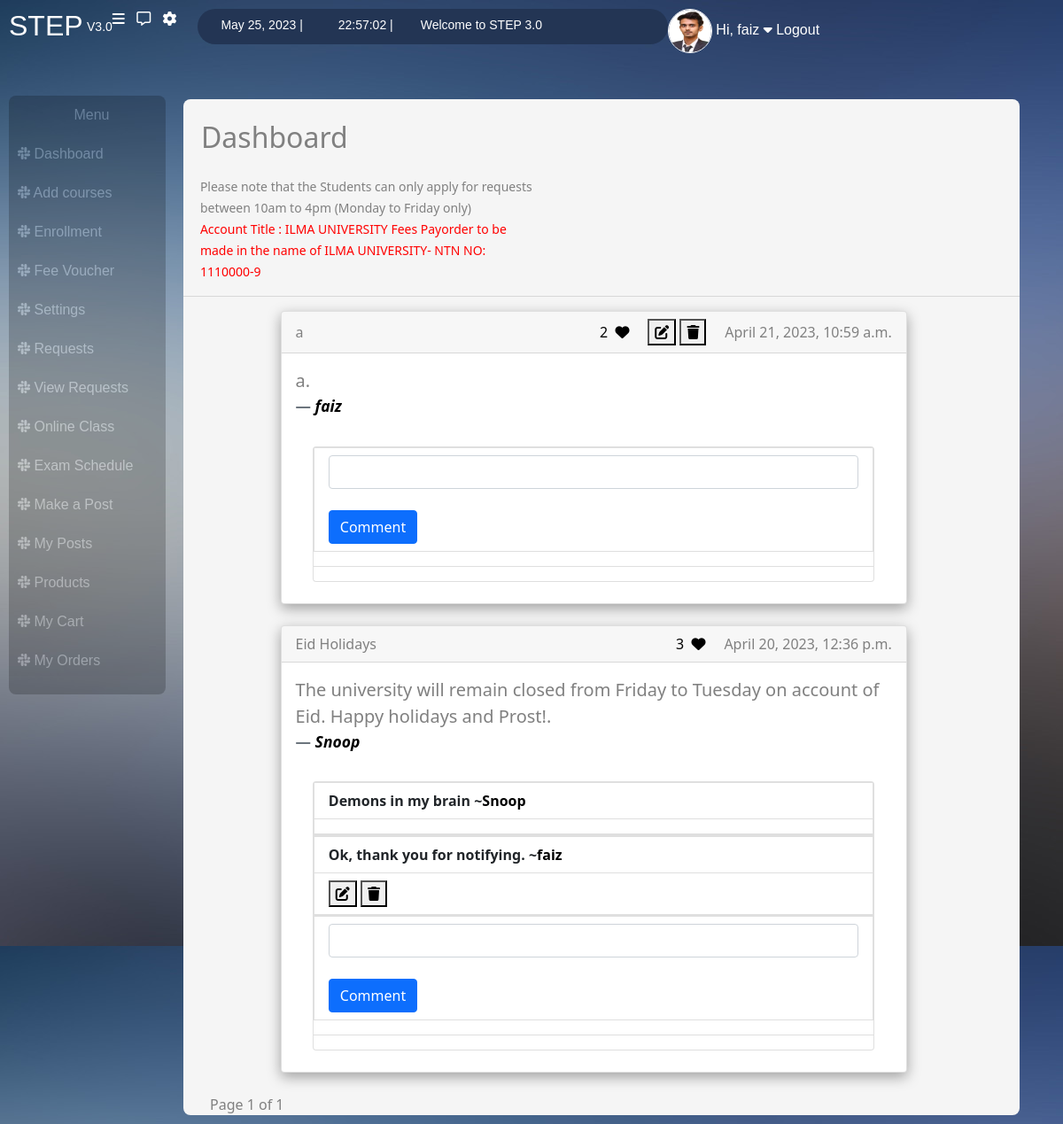
Page /dashboard/ (signed in) on the earlier database version.
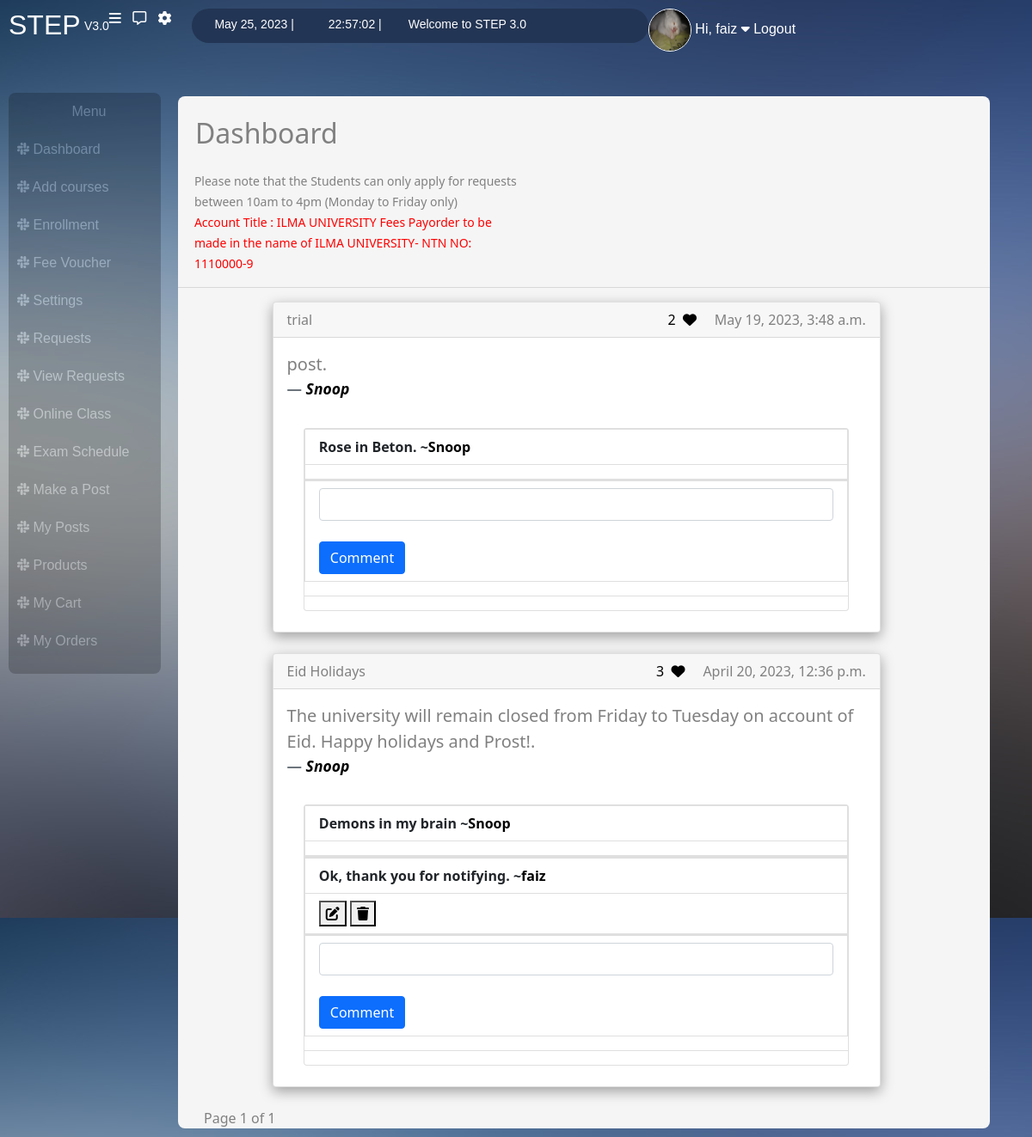
Same page on the later database version.
### users/models.py (models this page shows, shortened)
class UserInfo(models.Model):
    user = models.ForeignKey(User, on_delete=models.CASCADE)
    degree_title = models.CharField(max_length=20, blank=True, default='bscs')
    address = models.CharField(max_length=50)
    profile_img = models.ImageField(upload_to='profile_images', default='blank-profile-picture.png')
    contact = models.CharField(max_length=20)
    is_student = models.BooleanField(blank=False, default=True)
    is_teacher = models.BooleanField(blank=False, default=False)

### posts/models.py (models this page shows, shortened)
class Post(models.Model):
    user = models.ForeignKey(User, on_delete=models.DO_NOTHING)
    title = models.CharField(max_length=150, blank=True)
    post = models.TextField(blank=False)
    number_of_likes = models.IntegerField(default=0)
    date_created = models.DateTimeField(default=datetime.now)

class Comments(models.Model):
    user = models.ForeignKey(User, on_delete=models.CASCADE)
    post_id = models.IntegerField(blank=False)
    comment = models.CharField(blank=False, max_length=250)
    date_created = models.DateTimeField(default=datetime.now)

### users/views.py (the view)
# urls.py: path("dashboard/", views.dashboard, name="dashboard"),
@login_required(login_url='student_login')
def dashboard(request):
    user_profile = UserInfo.objects.get(user=request.user)
    if user_profile.is_teacher ==True:
        messages.warning(request, "You are logged in as a teacher and trying to access student's portal")
        return redirect('teacher_dashboard')
    else:
        today = date.today()
        now = datetime.now()
        fees_object = Fees.objects.get(user=request.user)
        likes = PostLikes.objects.filter(user=request.user)
        comments = Comments.objects.all()
        p = Paginator(Post.objects.all().order_by('-id'), 8)
        page = request.GET.get('page')
        posts = p.get_page(page)
        current_time = now.strftime("%H:%M:%S")
        return render(request, 'users/dashboard.html', {'today':today, 'current_time': current_time,
        'user_profile':user_profile, 'fees_object':fees_object, 'posts':posts, 'likes':likes,
        'comments':comments,})

### users/templates/users/dashboard.html (shortened to what this page needs)
{% extends "users/base.html" %}
    {% block content %}
    {% if posts %}
            {% for post in posts %}
                <div class="card card_card">
                    <div class="card-header d-flex justify-content-between align-items-center">
                    <div>{{post.title}}</div>
                    <div>
                        <a href="/post_like/?post_id={{post.id}}">
                        {{post.number_of_likes}}&nbsp;
                        <i id="like{{post.id}}" class="fa-regular fa-heart"></i>
                        </a>
 {% if post.user == request.user %}
 <a href="/edit_post/{{post.id}}"><button type="button"> <i class="fa-solid fa-pen-to-square"></i></button></a>
<button type="button" data-toggle="modal" data-target="#exampleModal{{post.id}}">
<i class="fa-sharp fa-solid fa-trash"></i>
</button>
 {% endif %}
                        &nbsp; &nbsp; {{post.date_created}}</div>
                    </div>
                    <div class="card-body">
                    <blockquote class="blockquote mb-0">
                        <p>{{post.post}}.</p>
                        <b><footer class="blockquote-footer"><cite title="Source Title"><a href="/my_posts/{{post.user.id}}">{{post.user}}</a></cite></footer></b>
                    </blockquote>
                    </div>
        <div class="comment_card card" >
            {% include 'posts/partials/comment_partial.html' %}
            <form action="/comment" method="POST">
                <li class="list-group-item">
                    <input name="comment" autocomplete="off" class="form-control" type="text"> <br>
                    <button class="btn btn-primary" type="submit"> Comment </button>
                </li>
            </form>
            <hr>
        </div>
                    <br>
                </div>
                <br>
            {% endfor %}
            Page {{posts.number}} of {{posts.paginator.num_pages}}
        {% else %}
            <h2 style="color:red">There are no posts to show</h2>
        {% endif %}
    {% endblock %}

### users/templates/users/base.html (shortened to what this page needs)
{% load static %}
<!DOCTYPE html>
<html lang="en">
<head>
    <link href="https://cdn.jsdelivr.net/npm/bootstrap@5.0.2/dist/css/bootstrap.min.css" rel="stylesheet">
    <link rel="stylesheet" href="{% static 'users/register_style.css' %}">
</head>
<body>
    <div class="box">
        <div class="nav">
            <a href="/dashboard"><h2>STEP </h2></a>  &nbsp;
            <small>  V3.0 </small>
                <a href="#"><i class="fa-solid fa-bars requests"></i></a> &nbsp; &nbsp;
                <a href="/request"><i class="fa-regular fa-message "></i></a> &nbsp; &nbsp;
                <a href="/settings" title="Settings"><i class="fa-solid fa-gear"></i></a>  &nbsp; &nbsp;
                <div class="oval_div">
                    <small> {{today}} |</small>  &nbsp; <small> {{current_time}}  |</small>
                    <small> Welcome to STEP 3.0 </small>
                </div>
                <dv class="profile_div">
                    <a href="/profile/{{user}}">
                        <img class="img-fluid " src="{{ user_profile.profile_img.url }}">
                        <span>Hi, {{user}}</span>
                        <i class="fa-solid fa-caret-down"></i>
                    </a>
                    <a href="/student_logout">Logout</a>
                </dv>
        </div>
                <br>   <br>
            <div class="responsive">
                    <div class="vertical_nav nav">
                        <ul>
                            <li class="text-center">Menu</li>
                            <a href="/dashboard"><li><i class="fa-brands fa-slack"></i>  Dashboard</li></a>
                            <a href="/add_course"><li><i class="fa-brands fa-slack"></i>  Add courses </li></a>
                            <a href="/enrollment"><li><i class="fa-brands fa-slack"></i>  Enrollment </li></a>
                            <a href="/fees"><li><i class="fa-brands fa-slack"></i>  Fee Voucher</li></a>
                            <a href="/settings"><li><i class="fa-brands fa-slack"></i>  Settings</li></a>
                            <a href="/request"><li><i class="fa-brands fa-slack"></i>  Requests</li></a>
                            <a href="/view_requests"><li><i class="fa-brands fa-slack"></i>  View Requests</li></a>
                            <a href="/online_class"><li><i class="fa-brands fa-slack"></i>  Online Class</li></a>
                            <a href="/exam"><li><i class="fa-brands fa-slack"></i>  Exam Schedule</li></a>
                            <a href="/make_post"><li><i class="fa-brands fa-slack"></i> Make a Post</li></a>
                            <a href="/my_posts/{{user.id}}"><li><i class="fa-brands fa-slack"></i> My Posts</li></a>
                            <a href="/all_products"><li><i class="fa-brands fa-slack"></i>  Products</li></a>
                            <a href="/my_cart"><li><i class="fa-brands fa-slack"></i>  My Cart</li></a>
                            <a href="/my_orders"><li><i class="fa-brands fa-slack"></i>  My Orders</li></a>
                        </ul>
                    </div>
                        <br>
                    <div class="right_side_main">
                            <br>
                            <h2 class="main_heading">{% block heading %} Dashboard {% endblock %}</h2>
                            <br><br>
                            <div class="notice">
                                    <small>Please note that the Students can only apply for requests between 10am to 4pm (Monday to Friday only)<br> <span>Account Title : ILMA UNIVERSITY Fees Payorder to be made in the name of ILMA UNIVERSITY- NTN NO: 1110000-9</span></small>
                            </div>
                            <hr>
                                <div class="base_content">
                                    {% block content %}
                                    {% endblock %}
                                </div>
                    </div>
            </div>
</body>
</html>

### posts/templates/posts/partials/comment_partial.html (shortened to what this page needs)
{% for comment in comments %}
            {% if comment.post_id == post.id %}
            <ul class="list-group list-group-flush" id="comments{{comment.id}}">
                <b><li class="list-group-item align-items-center">{{comment.comment}} ~<a href="/teacher_posts/{{comment.user.id}}">{{comment.user}}</a>
                    </li>
                    <li class="list-group-item">
                    {% if comment.user == request.user%}
                <button type="button" data-toggle="modal" data-target="#editcommenteModal{{comment.id}}">
                <i class="fa-solid fa-pen-to-square"></i>
                </button>
</div>
<button hx-delete="{% url 'delete_comment' comment.pk %}"
        hx-target="#comments{{comment.id}}">
        <i class="fa-sharp fa-solid fa-trash"></i>
</button>
{% elif post.user == request.user%}
<button hx-delete="{% url 'delete_comment' comment.pk %}"
        hx-target="#comments{{comment.id}}">
        <i class="fa-sharp fa-solid fa-trash"></i>
</button>
{% endif %}
</li></b>
</ul>
                    {% endif %}
            {% endfor%}

Differences in the rows shown:
removed Post: title "a", number_of_likes "2", date_created "April 21, 2023, 10:59 a.m.", post "a", user "faiz"
changed UserInfo: profile_img: a different picture
added Post: title "trial", number_of_likes "2", date_created "May 19, 2023, 3:48 a.m.", post "post", user "Snoop"
added Comments: comment "Rose in Beton.", user "Snoop", shown under "trial"
